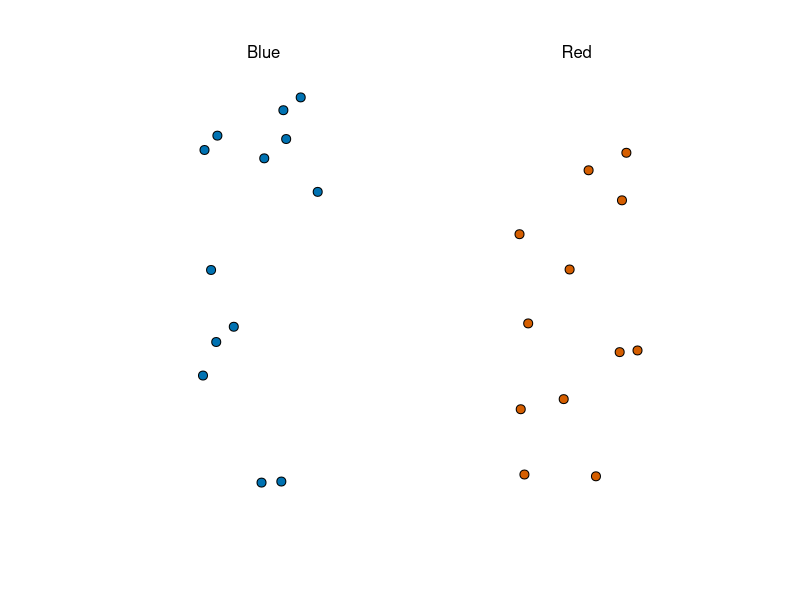

The R script that drew this image: (Note: this script raises an error after producing the figure.)
## ---- chunk 1
library(tidyverse)
library(dslabs)
take_poll(25)
## ---- chunk 2
sqrt(p*(1-p))/sqrt(1000)
## ---- chunk 3
mean(p)
## ---- chunk 4
sqrt(p*(1-p))
## ---- chunk 5
mean(p)/25
## ---- chunk 6
sqrt(p*(1-p))/sqrt(25)
## ---- chunk 7
p <- seq(0,1,length = 100)
se <- sd(p)/sqrt(p)

qplot(se,p, geom = "point")
## ---- chunk 8
computesd <- function(n){
  p <- seq(0,1,length = n)
  se <- sd(p)/sqrt(p)
  qplot(se,p, geom = "point")
}

m <- c(25, 100, 1000)

for(x in m){
  print(computesd(x))
}
## ---- chunk 9
mean(p)/25-(1-mean(p)/25)
## ---- chunk 10
sqrt(mean(p)/25*(1-mean(p)/25))/sqrt(25)
## ---- chunk 11
X <- sqrt(.45*(1-.45))/sqrt(25)
2*X
## ---- chunk 12
x_hat <- 0.48
se <- sqrt(x_hat*(1-x_hat)/25)
se
## ---- chunk 13
pnorm(0.01/se) - pnorm(-0.01/se)
## ---- chunk 14
1.96*se
## ---- chunk 15
pnorm(1.96)-pnorm(-1.96)
## ---- chunk 16
B <- 10000
N <- 1000
x_hat <- replicate(B, {
  x <- sample(c(0,1), size = N, replace = TRUE, prob = c(1-p, p))
  mean(x)
})
## ---- chunk 17
p <- 0.45
N <- 1000

x <- sample(c(0,1), size = N, replace = TRUE, prob = c(1-p, p))
x_hat <- mean(x)
## ---- chunk 18
B <- 10000
x_hat <- replicate(B, {
  x <- sample(c(0,1), size = N, replace = TRUE, prob = c(1-p, p))
  mean(x)
})
## ---- chunk 19
mean(x_hat)
sd(x_hat)
## ---- chunk 20
take_sample <- function(N){
  replicate(B,{x<- sample(c(1,0), size = N, replace = TRUE, prob = c(p, 1-p))
  mean(x)
})}
## ---- chunk 21
p <- 0.45
B <- 10000
errors <- take_sample(N=100)-p
## ---- chunk 22
mean(errors)
hist(errors)
## ---- chunk 23
abs(mean(x))
## ---- chunk 24
sd(errors)
## ---- chunk 25
set.seed(1)

## ---- chunk 26
p <- 0.45
N <- 1000
## ---- chunk 27
x <- sample(c(0, 1), size = N, replace = TRUE, prob = c(1-p, p))
x_hat <- mean(x)
se_hat <- sqrt(x_hat * (1 - x_hat) / N)
c(x_hat - 1.96 * se_hat, x_hat + 1.96 * se_hat)
## ---- chunk 28
x <- sample(c(0,1), size=N, replace=TRUE, prob=c(1-p, p))
x_hat <- mean(x)
se_hat <- sqrt(x_hat * (1 - x_hat) / N)
c(x_hat - 1.96 * se_hat, x_hat + 1.96 * se_hat)
## ---- chunk 29
pnorm(1.96)-pnorm(-1.96)
## ---- chunk 30
z <-qnorm(0.995)
z
## ---- chunk 31
pnorm(z) - pnorm(-z)
## ---- chunk 32
qnorm(0.975)
## ---- chunk 33
N <- 1000
B <- 10000
inside <- replicate(B, {
  x <- sample(c(0,1), size = N, replace = TRUE, prob = c(1-p, p))
  x_hat <- mean(x)
  se_hat <- sqrt(x_hat * (1 - x_hat) / N)
  between(p, x_hat - 1.96 * se_hat, x_hat + 1.96 * se_hat)
})
mean(inside)
## ---- chunk 34
library(dslabs)
data("polls_us_election_2016")
## ---- chunk 35
library(tidyverse)
polls <- polls_us_election_2016 %>% 
  filter(enddate >= "2016-10-31" & state == "U.S.") 
## ---- chunk 36
N <- polls$samplesize[1]
x_hat <- polls$rawpoll_clinton[1]/100
## ---- chunk 37
se_hat <- sqrt(x_hat*(1-x_hat)/N)
c(x_hat -1.96*se_hat, x_hat + 1.96 * se_hat)
## ---- chunk 38
poll <- polls %>%
  mutate(x_hat = rawpoll_clinton/100) %>%
  mutate(se_hat = sqrt(x_hat*(1-x_hat)/samplesize)) %>% 
  mutate(lower = x_hat - 1.96*se_hat) %>% 
  mutate(upper = x_hat + 1.96*se_hat) %>% 
  select("pollster", "enddate", "x_hat", "lower", "upper")
poll
## ---- chunk 39
p <- 0.482
poll <- poll %>% 
  mutate(hit = ifelse(p < upper & p > lower, 1, 0))
## ---- chunk 40
sum(poll$hit)/length(poll$hit)
## ---- chunk 41
polls <- polls_us_election_2016 %>% 
  filter(enddate >= "2016-10-31" & state == "U.S.")  %>%
  mutate(d_hat = rawpoll_clinton / 100 - rawpoll_trump / 100)
d_hat <- polls$d_hat[1]
## ---- chunk 42
se_hat <- sqrt(d_hat*(1-d_hat)/N)
c(d_hat -1.96*se_hat, d_hat + 1.96 * se_hat)
## ---- chunk 43
poll <- polls %>%
  mutate(d_hat = rawpoll_clinton/100 - rawpoll_trump / 100) %>%
  mutate(se_hat = sqrt(d_hat*(1-d_hat)/samplesize)) %>% 
  mutate(lower = d_hat - 1.96*se_hat) %>% 
  mutate(upper = d_hat + 1.96*se_hat) %>% 
  select("pollster", "enddate", "d_hat", "lower", "upper")
poll
## ---- chunk 44
d <- 0.021 
poll <- poll %>% 
  mutate(hit = ifelse(d < upper & d > lower, 1 ,0))
## ---- chunk 45
sum(poll$d_hat)/length(poll$d_hat)
## ---- chunk 46
poll <- poll %>% 
  mutate(estimate = d_hat - d)


ggplot(poll, aes(pollster, estimate)) + 
  geom_point() + 
  labs(title = "Plot of Error")
#theme(axis.text.x = element_text(angle = 90, hjust = 1, size = 10))
## ---- chunk 47
pol <- polls %>% 
  filter(enddate - startdate > 5) %>% 
  mutate(estimate = d_hat - d)

ggplot(pol,aes(pollster, estimate)) +
  geom_point() + 
  labs(title = "Plot of Error", y = "pollster (polls>5)")
## ---- chunk 48
N <- 25
x_hat <- 0.48
(2 * x_hat - 1) + c(-1.96, 1.96) * 2 * sqrt(x_hat * (1 - x_hat) / N)
## ---- chunk 49
N <- 100
z <- sqrt(N)*0.02/0.5
1 - (pnorm(z) - pnorm(-z))
## ---- chunk 50
library(tidyverse)
library(dslabs)
data("research_funding_rates")
research_funding_rates %>% select(discipline, applications_total, success_rates_total) %>% head()
## ---- chunk 51
names(research_funding_rates)
## ---- chunk 52
totals <- research_funding_rates %>% 
  select(-discipline) %>% 
  summarize_all(sum) %>%
  summarize(yes_men = awards_men, 
            no_men = applications_men - awards_men, 
            yes_women = awards_women, 
            no_women = applications_women - awards_women) 
## ---- chunk 53
totals %>% summarize(percent_men = yes_men/(yes_men+no_men),
                     percent_women = yes_women/(yes_women+no_women))
## ---- chunk 54
tab <- matrix(c(3,1,1,3),2,2)
rownames(tab)<-c("Poured Before","Poured After")
colnames(tab)<-c("Guessed before","Guessed after")
tab
## ---- chunk 55
fisher.test(tab, alternative="greater")$p.value
## ---- chunk 56
totals %>% summarize(percent_men = yes_men/(yes_men+no_men),
                     percent_women = yes_women/(yes_women+no_women))

## ---- chunk 57
rate <- totals %>%
  summarize(percent_total = 
              (yes_men + yes_women)/
              (yes_men + no_men +yes_women + no_women)) %>%
  pull(percent_total)
rate
## ---- chunk 58
two_by_two <- data.frame(awarded = c("no", "yes"), 
                     men = c(totals$no_men, totals$yes_men),
                     women = c(totals$no_women, totals$yes_women))
two_by_two
## ---- chunk 59
data.frame(awarded = c("no", "yes"), 
       men = (totals$no_men + totals$yes_men) * c(1 - rate, rate),
       women = (totals$no_women + totals$yes_women) * c(1 - rate, rate))
## ---- chunk 60
chisq_test <- two_by_two %>% select(-awarded) %>% chisq.test()
## ---- chunk 61
chisq_test$p.value
## ---- chunk 62
odds_men <- with(two_by_two, (men[2]/sum(men)) / (men[1]/sum(men)))
odds_men
## ---- chunk 63
odds_women <- with(two_by_two, (women[2]/sum(women)) / (women[1]/sum(women)))
odds_women
## ---- chunk 64
odds_men / odds_women
## ---- chunk 65
#Textbook
log_or <- log(odds_men / odds_women)
se <- two_by_two %>% select(-awarded) %>%
  summarize(se = sqrt(sum(1/men) + sum(1/women))) %>%
  pull(se)
ci <- log_or + c(-1,1) * qnorm(0.975) * se
## ---- chunk 66
#Using `mutate`
log_or <- log(odds_men / odds_women)
se <- two_by_two %>% select(-awarded) %>%
  summarize(se = sqrt(sum(1/men) + sum(1/women))) %>%
  mutate(ci = log_or + -1*qnorm(0.975)*se) %>% 
  mutate(ci = log_or + qnorm(0.975)*se)
## ---- chunk 67
exp(ci)
## ---- chunk 68
2*(1 - pnorm(log_or, 0, se$se))
## ---- chunk 69
two_by_two %>% select(-awarded) %>% 
  mutate(men=men*10, women=women*10) %>% 
  chisq.test() %>% .$p.value
## ---- chunk 70
athlete <- data.frame(result = c("win", "lose"), usual = c(350, 150), olympic = c(8, 9))
## ---- chunk 71
athlete %>% select(-result) %>% chisq.test() %>% .$p.value
## ---- chunk 72
log_or <- log(350*9/150*8)
se <- athlete %>% select(-result) %>% 
  summarize(se = sqrt(1/350 + 1/9 + 1/150 + 1/8)) %>% 
  pull(se)
ci <- log_or + c(-1,1) * qnorm(0.975) * se
exp(ci)
## ---- chunk 73
2*(1 - pnorm(log_or, 0, se))
## ---- chunk 74
athlete %>% select(-result) %>% mutate(usual = usual*2, olympic = olympic*2) %>% chisq.test() %>% .$p.value
